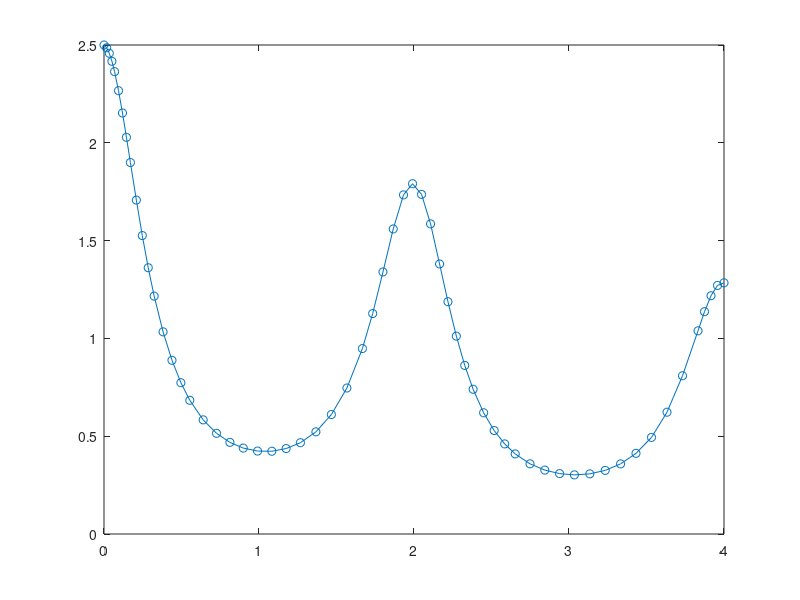
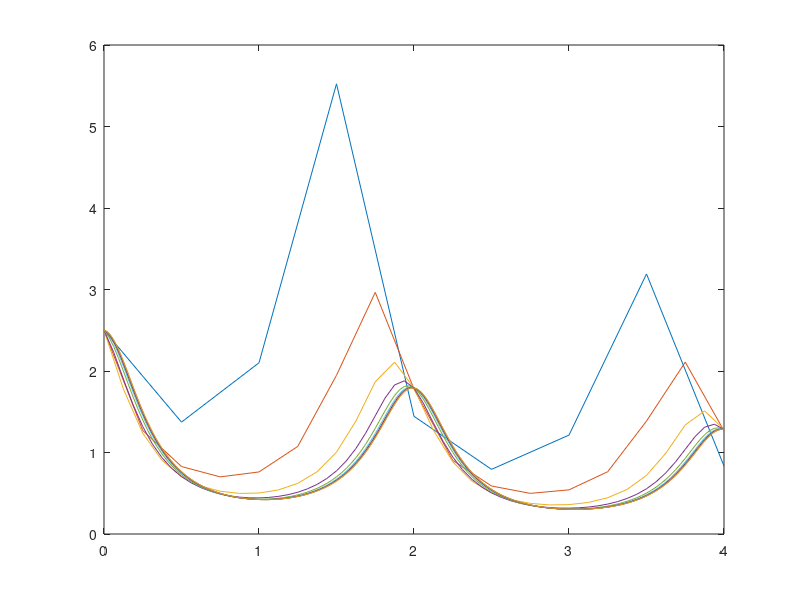

Write MATLAB code to recreate these figures, in order. (Note: this script raises an error after producing the figures.)
clc; clear all; close all; format long;
% Uppgift 8
yp = @(x,y) -(1/6 + pi .* sin(pi.*x) ./ (1.5 - cos(pi.*x))).*y;
t = linspace(0,4,.5);
y0 = 2.5;
max_iter = 10;
L = 4;
h0 = .5;

figure("Name","ode45")
ode45(yp,[0,4],y0)

figure("Name","Euler")
last_y_vector = [];
for iter = 1:max_iter
    h = h0 * .5^(iter-1);
    x_list = [0];
    y_list = [y0];
    for k = h:h:L
            k_1 = yp(k,y_list(end));
            k_2 = yp(k+0.5*h,y_list(end)+0.5*h*k_1);
            k_3 = yp((k+0.5*h),(y_list(end)+0.5*h*k_2));
            k_4 = yp((k+h),(y_list(end)+k_3*h));
            y_list(end+1) = y_list(end) + (1/6)*(k_1+2*k_2+2*k_3+k_4)*h;  % main equation
        %y_list(end + 1) = y_list(end) + h*yp(x_list(end),y_list(end));
        x_list(end + 1) = k;
    end
    plot(x_list, y_list)
    hold on
    last_y_vector(end+1) = y_list(end);
end
last_y_vector'
% Uppgift 9
V = @(y) pi .* y.^2;
vol_list = [];
for iter = 1:max_iter
    h = h0 * .5^(iter-1);
    x_list = [0];
    y_list = [y0];
    for k = h:h:L
            k_1 = yp(k,y_list(end));
            k_2 = yp(k+0.5*h,y_list(end)+0.5*h*k_1);
            k_3 = yp((k+0.5*h),(y_list(end)+0.5*h*k_2));
            k_4 = yp((k+h),(y_list(end)+k_3*h));
            y_list(end+1) = y_list(end) + (1/6)*(k_1+2*k_2+2*k_3+k_4)*h;  % main equation
        %y_list(end + 1) = y_list(end) + h*yp(x_list(end),y_list(end));
        x_list(end + 1) = k;
    end

    vol = trapz(x_list, V(y_list));
    vol_list(end+1) = vol;
end
vol_list'

% b
% Uppgift 9
V = @(y) pi .* y.^2;
V_7 = vol_list(end) * .7;

L_saughts = [];
for iter = 2:max_iter
    
    L_list = [];
    V_list = [];
    for L = 1:h:4
        h = h0 * .5^(iter);
        x_list = [0];
        y_list = [y0];
        for k = h:h:L
                k_1 = yp(k,y_list(end));
                k_2 = yp(k+0.5*h,y_list(end)+0.5*h*k_1);
                k_3 = yp((k+0.5*h),(y_list(end)+0.5*h*k_2));
                k_4 = yp((k+h),(y_list(end)+k_3*h));
                y_list(end+1) = y_list(end) + (1/6)*(k_1+2*k_2+2*k_3+k_4)*h;  % main equation
            %y_list(end + 1) = y_list(end) + h*yp(x_list(end),y_list(end));
            x_list(end + 1) = k;
        end
    
        vol = trapz(x_list, V(y_list));
        L_list(end + 1) = L;
        V_list(end + 1) = vol;
    end
    V_7 = V_list(end) * .7;
    figure("Name", "V over L" + "iter: " + iter)
    plot(L_list, V_list, 'ro')
    hold on
    index = 0;
    for index = 1:length(L_list)
        if V_list(index) > V_7
            break
        end
    end
    % linear interpolation
    V_before = V_list(index - 1);
    V_after = V_list(index);
    L_before = L_list(index - 1);
    L_after = L_list(index);
    gradient = (V_after - V_before)/(L_after - L_before);
    line = @(L) V_before + gradient*(L-L_before) - V_7; 
    plot(linspace(L_before, L_after), line(linspace(L_before, L_after)) + V_7, 'b-')
    L_saught = fzero(line, [0,4])
    L_saughts(end + 1) = L_saught;
end
L_saughts
% c

i = (0:(4/40):4)';
fi = 0:((2*pi)/40):2*pi;

last_y_vector = [];
N = 40;
h = h0;
x_list = [0];
y_list = [y0];
for k = h:h:L
    y_list(end + 1) = y_list(end) + h*yp(x_list(end),y_list(end));
    x_list(end + 1) = k;
end
figure(99)
plot(x_list, y_list)

X = x_list'*ones(size(fi));
Y = y_list'*cos(fi);
Z = y_list'*sin(fi);
figure(13)
surf(X,Y,Z)
xlabel('x')
ylabel('y')
zlabel('z')
figure(14)
mesh(X,Y,Z)
xlabel('x')
ylabel('y')
zlabel('z')
